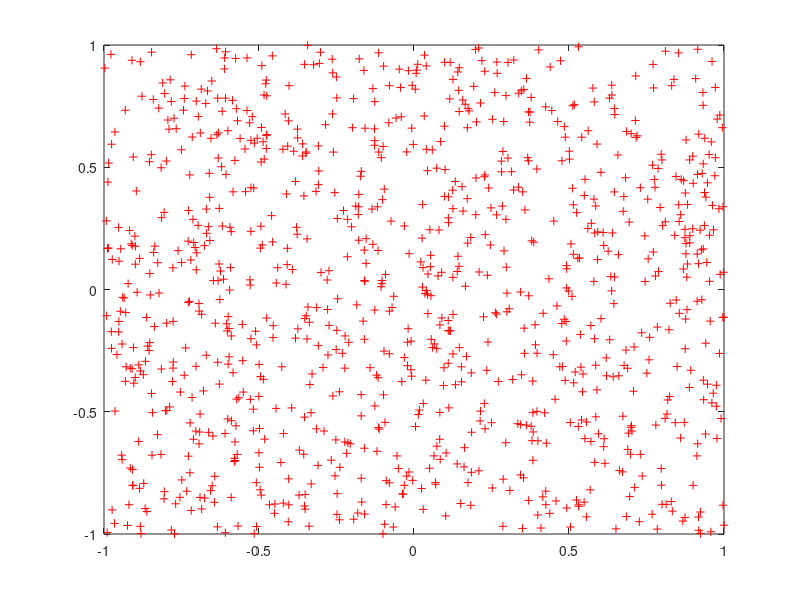
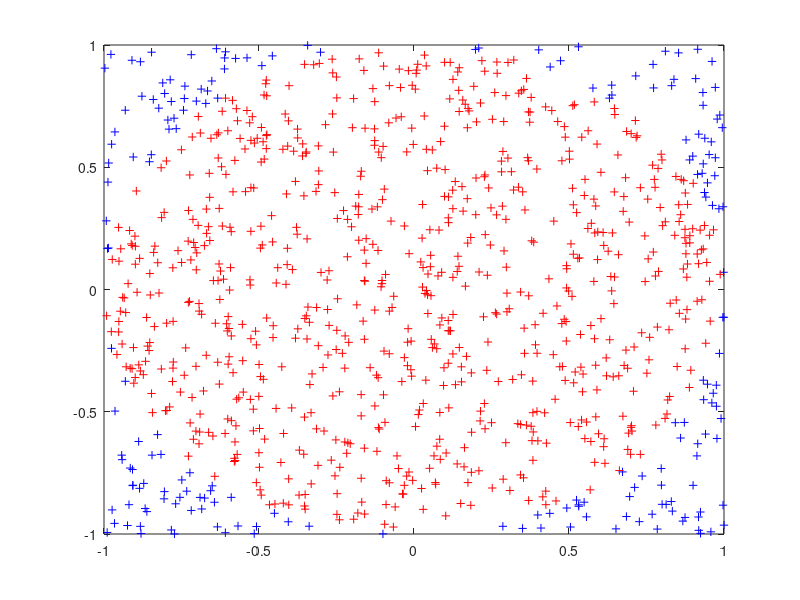

Write MATLAB code to recreate these figures, in order.
% MC estimate of pi

clear; clc; clf;
n = 1000 ; % change to 100000

x = -1 + 2*rand([1 n]);
y = -1 + 2*rand([1 n]);

figure(1)
plot(x, y, 'r+')'
c = 0;
s = 0;

for i = 1:n
    s = s+1;
    if x(i)^2 + y(i)^2 <=1
        c = c+1;
        figure(2);
        plot(x(i), y(i), 'r+')';
        hold on
    else
        figure(2);
        plot(x(i), y(i), 'b+')';
    end
end

p = c/s
MC_pi = 4*p
